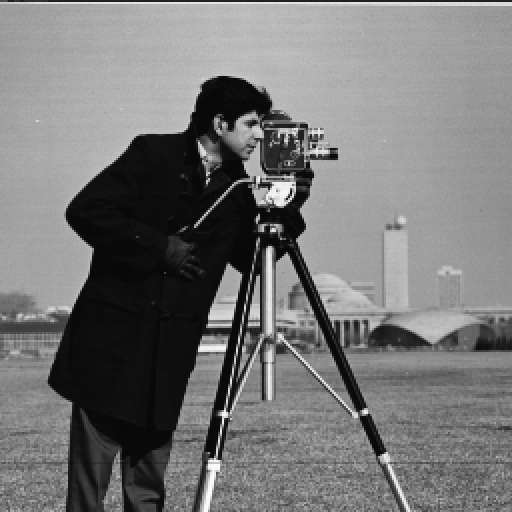
#> input picture data/cameraman.jpg, 512 x 512 px
$ jupyter execute 'Intensity Transform.ipynb'
#> lines starting #> are read from the running program, lines starting #| are printed output that depends on the picture
[cell 1]
import numpy as np
from skimage.io import imread, imsave
import matplotlib.pyplot as plt
from numpy.fft import fft2, fftshift

cameraman = np.array(imread('data/cameraman.jpg'))
#> cameraman is the input picture: shape (512, 512); min 0, max 255, mean 118.7

[cell 2]
plt.imshow(cameraman, cmap='gray')

imsave('data/cameraman_modified.jpg',cameraman)

[cell 3]
def normalize_transform(image : np.ndarray) -> np.ndarray:
    a,b = image.min(), image.max()
    image = (image - a) / (b - a)
    return image

def threshold_transform(image : np.ndarray, threshold : float) -> np.ndarray:
    image[ image <= threshold ] = 0
    image[ image != 0 ] = 1
    return image

def gamma_transform(image : np.ndarray, gamma : float) -> np.ndarray:
    return image ** gamma

def log_transform(image : np.ndarray) -> np.ndarray:
    return np.log2( 1 + image )
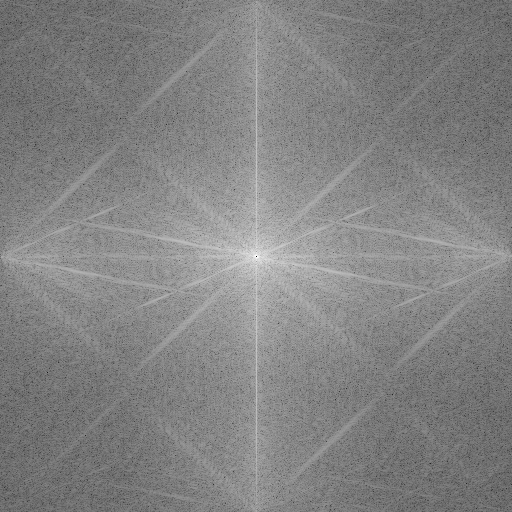
#> returned value: shape (512, 512) float64; min 0, max 22.27, mean 11.4; drawn with min black and max white

[cell 4]
cameraman = np.array(imread('data/cameraman.jpg'))
#cameraman_modified = normalize_transform(cameraman)
#cameraman_modified = threshold_transform(cameraman, 50)
#cameraman_modified = gamma_transform(cameraman, 2)
fft = lambda x: fftshift(abs(fft2(x)))
cameraman_modified = fft(cameraman-cameraman.mean())
cameraman_modified = log_transform(fft(cameraman-cameraman.mean()))


plt.imshow(cameraman_modified, cmap='gray')

[cell 5]
def compress_half(image : np.ndarray) -> np.ndarray:
    m,n = image.shape[0],image.shape[1]
#> m = 512; n = 512
    new_image = np.zeros((m//2,n//2))
    new_image = image[:2*m:2,:2*n:2] + image[1:2*m:2 ,:2*n:2] + image[:2*m:2 ,1:2*n:2] + image[1:2*m:2 ,1:2*n:2]
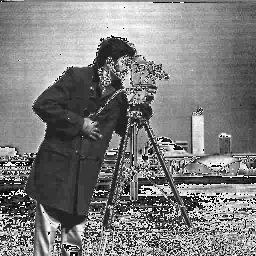
#> new_image: shape (256, 256); min 0, max 255, mean 125.2
    return (new_image / 4)
#> returned value: shape (256, 256) float64

[cell 6]
cameraman = np.array(imread('data/cameraman.jpg'))
cameraman_modified = compress_half(cameraman)
print(cameraman)
#> (printed output is left out)
plt.imshow(cameraman_modified, cmap='gray')
